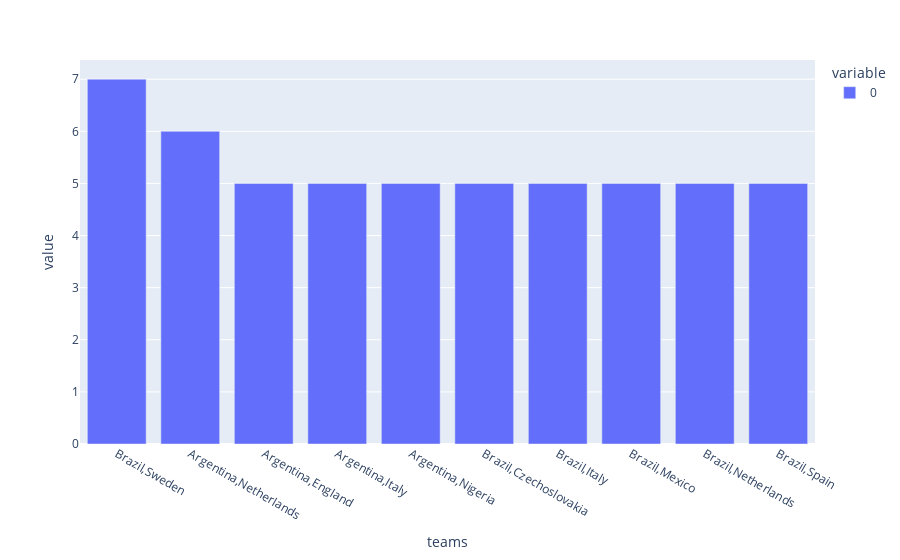

This figure's notebook cell:
### Markdown cell above
## 2

### Code cell
px.bar(most_played.nlargest(10))

### Figure 1 — Plotly figure (JSON) as saved in the notebook; plotly's stock layout.template omitted (floating-point values rounded to 4 significant figures)
{"data": [{"alignmentgroup": "True", "hovertemplate": "variable=0<br>teams=%{x}<br>value=%{y}<extra></extra>", "legendgroup": "0", "marker": {"color": "#636efa", "pattern": {"shape": ""}}, "name": "0", "offsetgroup": "0", "orientation": "v", "showlegend": true, "textposition": "auto", "type": "bar", "x": ["Brazil,Sweden", "Argentina,Netherlands", "Argentina,England", "Argentina,Italy", "Argentina,Nigeria", "Brazil,Czechoslovakia", "Brazil,Italy", "Brazil,Mexico", "Brazil,Netherlands", "Brazil,Spain"], "xaxis": "x", "y": [7, 6, 5, 5, 5, 5, 5, 5, 5, 5], "yaxis": "y"}], "layout": {"barmode": "relative", "legend": {"title": {"text": "variable"}, "tracegroupgap": 0}, "margin": {"t": 60}, "xaxis": {"anchor": "y", "domain": [0, 1], "title": {"text": "teams"}}, "yaxis": {"anchor": "x", "domain": [0, 1], "title": {"text": "value"}}}}
